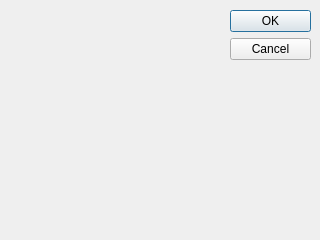
<ui version="4.0">
 <class>inputdialog</class>
 <widget class="QDialog" name="inputdialog">
  <property name="geometry">
   <rect>
    <x>0</x>
    <y>0</y>
    <width>320</width>
    <height>240</height>
   </rect>
  </property>
  <property name="windowTitle">
   <string>Dialog</string>
  </property>
  <widget class="QDialogButtonBox" name="buttonBox">
   <property name="geometry">
    <rect>
     <x>230</x>
     <y>10</y>
     <width>81</width>
     <height>221</height>
    </rect>
   </property>
   <property name="orientation">
    <enum>Qt::Vertical</enum>
   </property>
   <property name="standardButtons">
    <set>QDialogButtonBox::Cancel|QDialogButtonBox::Ok</set>
   </property>
  </widget>
 </widget>
 <resources/>
 <connections>
  <connection>
   <sender>buttonBox</sender>
   <signal>accepted()</signal>
   <receiver>inputdialog</receiver>
   <slot>accept()</slot>
   <hints>
    <hint type="sourcelabel">
     <x>248</x>
     <y>254</y>
    </hint>
    <hint type="destinationlabel">
     <x>157</x>
     <y>274</y>
    </hint>
   </hints>
  </connection>
  <connection>
   <sender>buttonBox</sender>
   <signal>rejected()</signal>
   <receiver>inputdialog</receiver>
   <slot>reject()</slot>
   <hints>
    <hint type="sourcelabel">
     <x>316</x>
     <y>260</y>
    </hint>
    <hint type="destinationlabel">
     <x>286</x>
     <y>274</y>
    </hint>
   </hints>
  </connection>
 </connections>
</ui>
